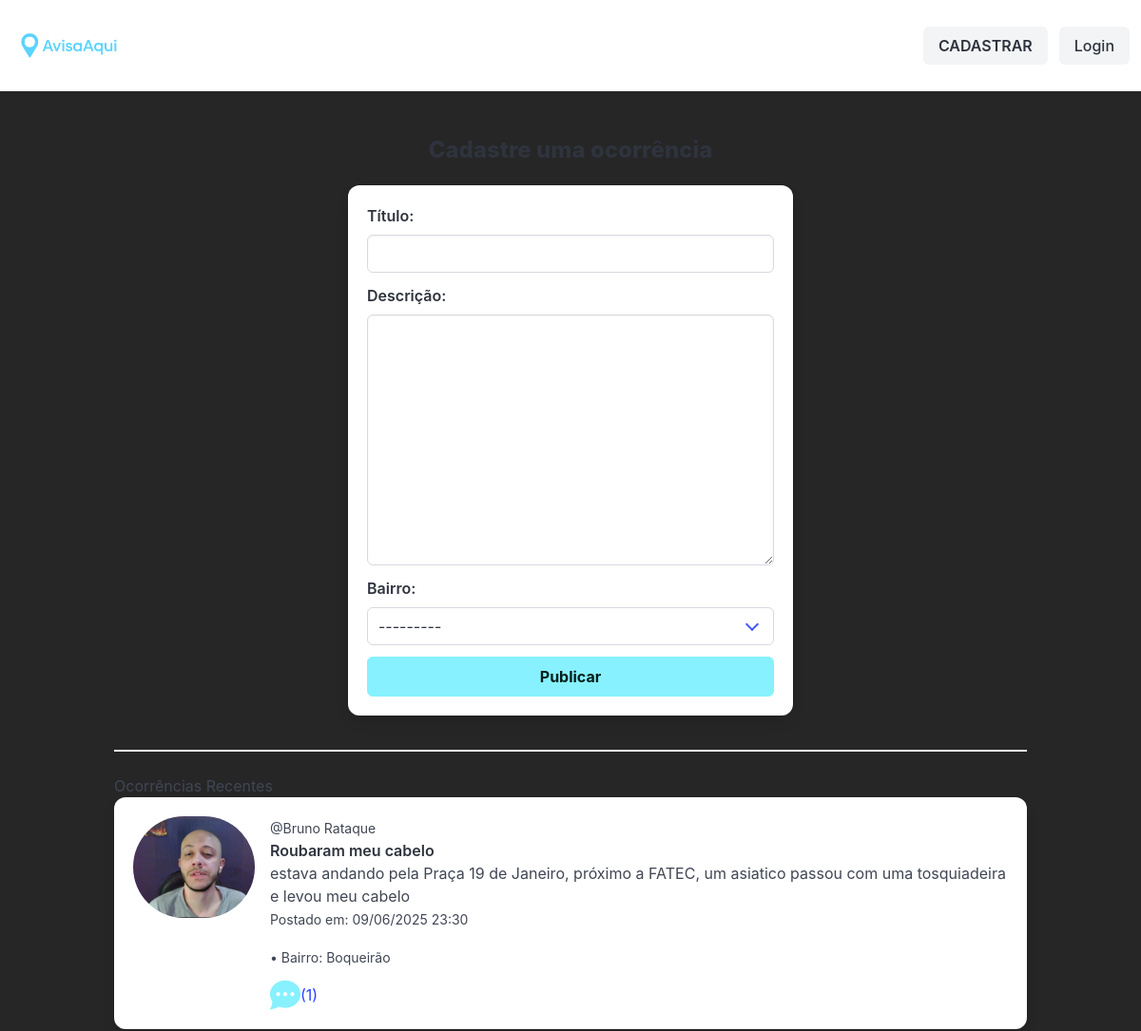
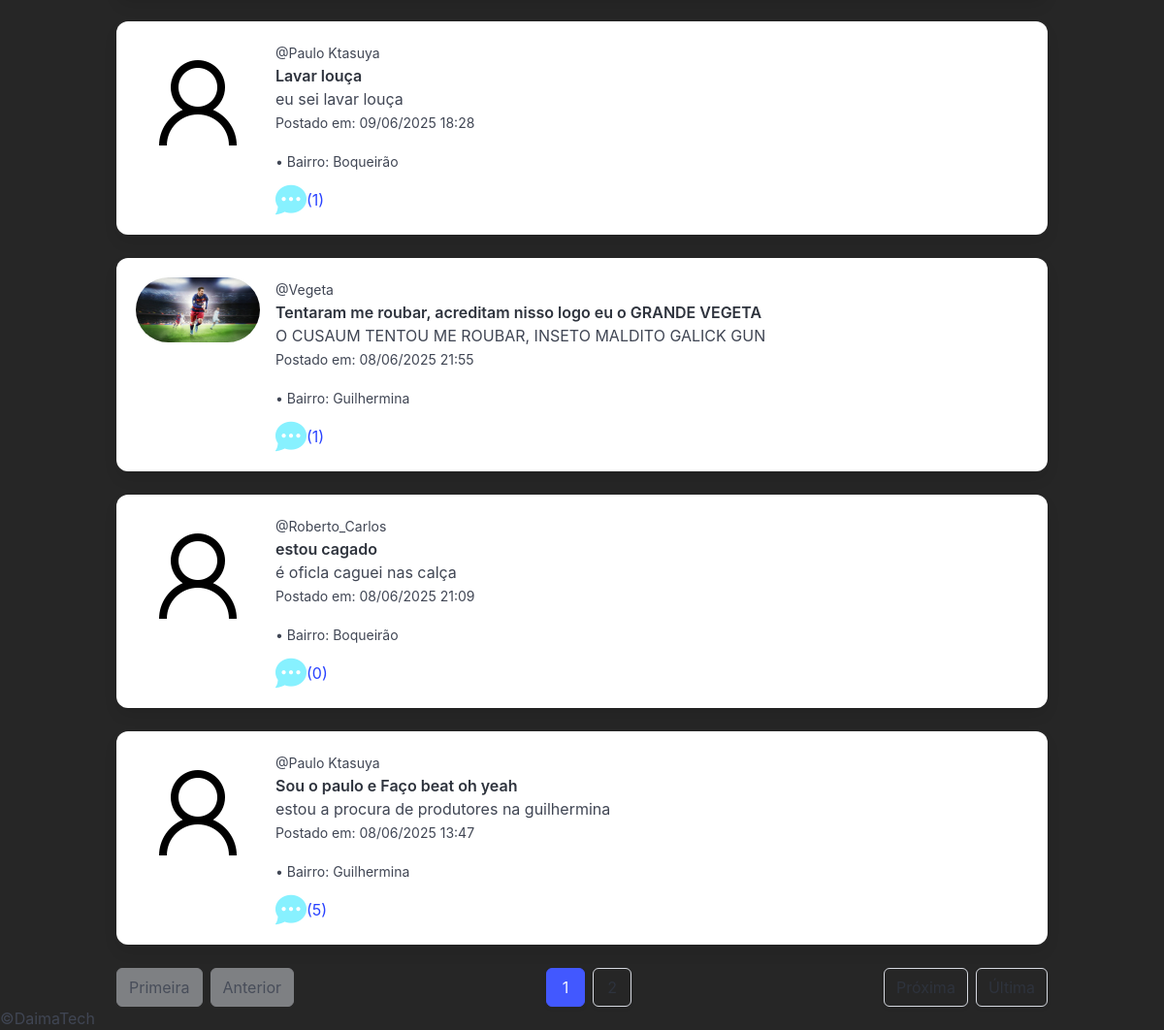
/, run on an earlier commit of the app's database (2 pictures, top to bottom).
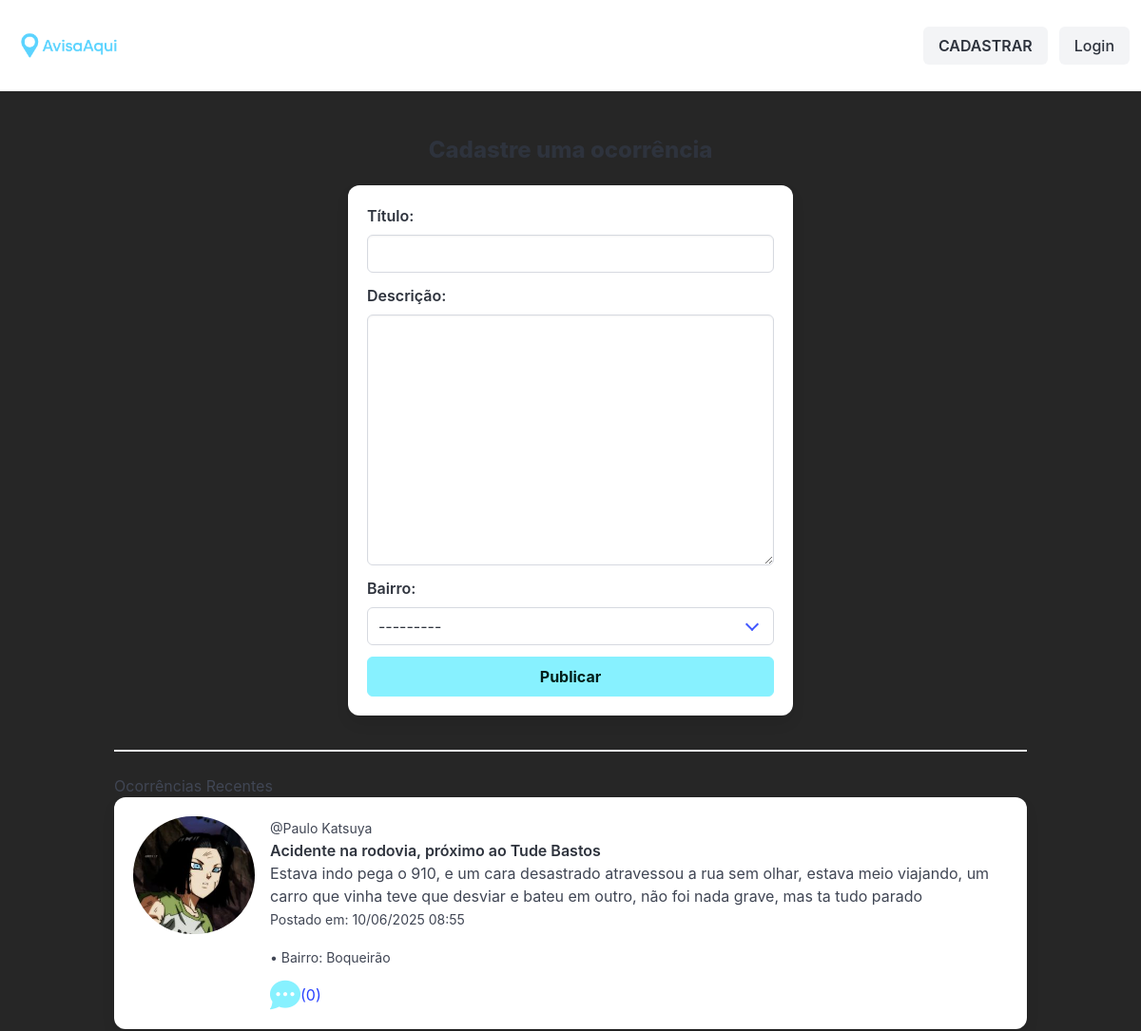
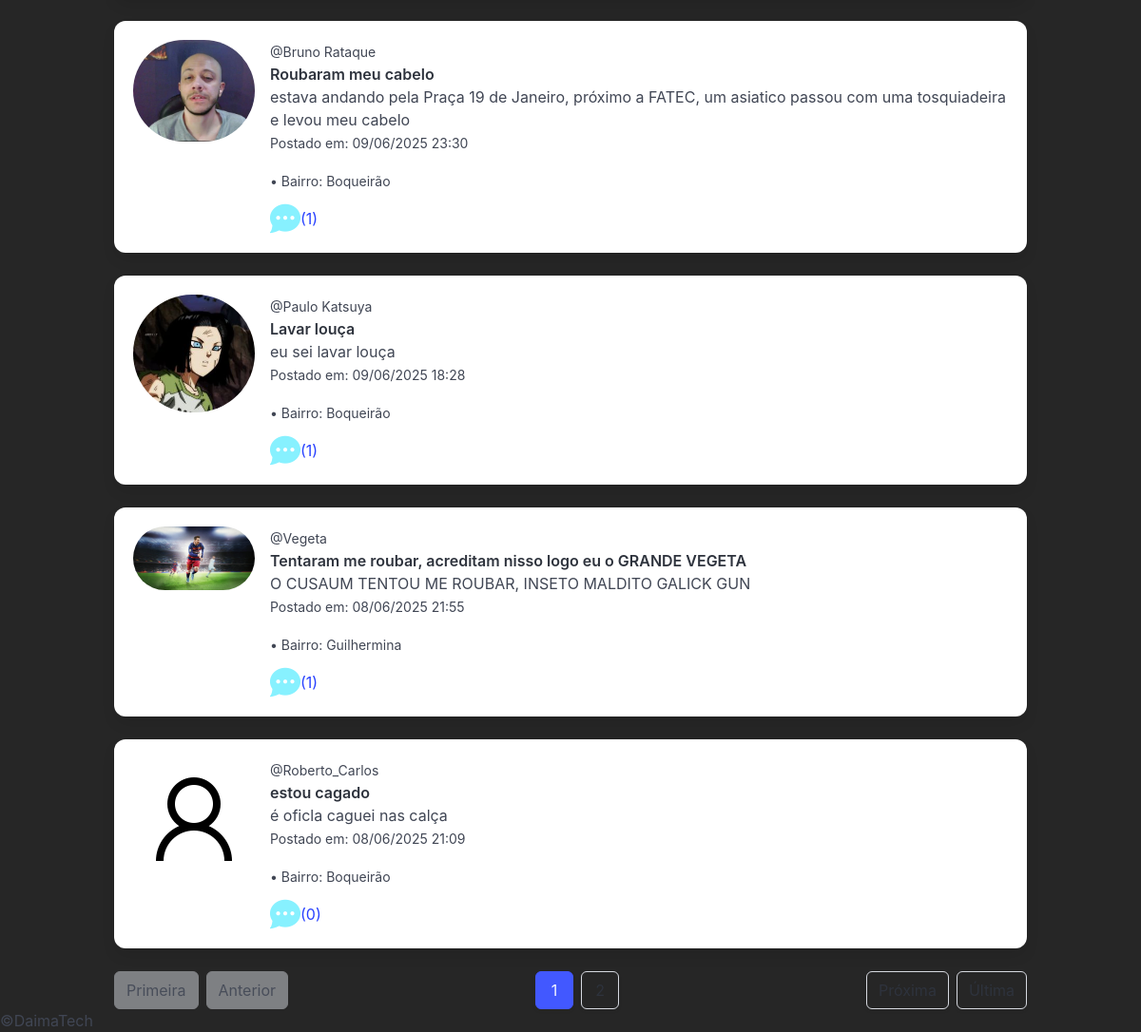
And on a later commit of the database (2 pictures, top to bottom).
### appHome/models.py (models this page shows, shortened)
class Ocorrencia(models.Model):
    usuario = models.ForeignKey(Usuario, on_delete=models.CASCADE, related_name='ocorrencias')
    titulo = models.CharField(max_length=120)
    descricao = models.TextField()
    bairro = models.ForeignKey(Bairro, on_delete=models.CASCADE,  related_name='bairros')
    data_ocorrencia = models.DateTimeField(auto_now_add=True)

class Usuario(models.Model):
    nome_usuario = models.CharField(max_length=45, unique=True)
    email = models.CharField(max_length=120, unique=True)
    senha = models.CharField(max_length=25)
    foto = models.ImageField(upload_to='fotos_usuarios/', blank=True, null=True)
    descricao = models.TextField(blank=True)

class Bairro(models.Model):
    nome = models.CharField(max_length=60)
    def __str__(self):
        return self.nome

### appHome/views.py (the view, shortened to what this page needs)
# urls.py: path('', views.home, name='home'),
def home(request):
    usuario_logado = None
    if 'email' in request.session:
        try:
            usuario_logado = Usuario.objects.get(email=request.session['email'])
        except Usuario.DoesNotExist:
            request.session.flush()
    form_ocorrencia = OcorrenciaForm()
    todas_ocorrencias = Ocorrencia.objects.all().order_by('-data_ocorrencia')
    paginator = Paginator(todas_ocorrencias, 5)
    page = request.GET.get('page')
    try:
        ocorrencias = paginator.page(page)
    except PageNotAnInteger:
        ocorrencias = paginator.page(1)
    except EmptyPage:
        ocorrencias = paginator.page(paginator.num_pages)
    dados = {
        'form_ocorrencia': form_ocorrencia,
        'ocorrencias': ocorrencias,
        'usuario_logado': usuario_logado
    }
    return render(request, "home.html", dados)

### appHome/forms.py
class OcorrenciaForm(forms.ModelForm):
    class Meta:
        model = Ocorrencia
        fields = ('titulo', 'descricao', 'bairro')
        widgets = {
            'titulo' : forms.TextInput(attrs={'class': 'input'}),
            'descricao': forms.Textarea(attrs={'class': 'textarea'}),
        }

### appHome/templates/home.html (shortened to what the changed rows need)
{% extends 'template.html' %}
{% load tz %}
{% load static %}
{% load widget_tweaks %}
{% block conteudo %}
    <div class="container">
        <div class="columns is-centered">
            <div class="column is-half">
                <h2 class="title is-4 has-text-centered mt-6">Cadastre uma ocorrência</h2>
            </div>
        </div>
        <h2>Ocorrências Recentes</h2>
        <div id="ocorrencias-container">
            {% for ocorrencia in ocorrencias %}
                <div class="box mb-5">
                    <article class="media">
                        <div class="media-left">
                            <figure class="image is-128x128">
                                {% if ocorrencia.usuario.foto %}
                                    <img class="is-rounded" src="{{ ocorrencia.usuario.foto.url }}" alt="Foto de perfil de {{ ocorrencia.usuario.nome_usuario }}">
                                {% else %}
                                    <img class="is-rounded has-background-white" src="{% static 'img/icon-user.png' %}" alt="Foto padrão">
                                {% endif %}
                            </figure>
                        </div>
                        <div class="media-content">
                            <div class="content">
                                <small>@{{ ocorrencia.usuario.nome_usuario }}</small>
                                <p>
                                    <strong>{{ ocorrencia.titulo }}</strong>
                                    <br>
                                    {{ ocorrencia.descricao|linebreaksbr }}
                                    <br>
                                    <small>Postado em: {{ ocorrencia.data_ocorrencia|localtime|date:"d/m/Y H:i" }}</small>
                                </p>
                                {% if ocorrencia.bairro %}
                                    <small>&bull; Bairro: {{ ocorrencia.bairro.nome }}</small>
                                {% endif %}
                            </div>
                            <nav class="level is-mobile">
                                <div class="level-left">
                                    <a class="level-item comentarios-btn" data-ocorrencia-id="{{ ocorrencia.id }}">
                                        <span class="icon is-medium">
                                            <img src="{% static 'img/chat_azul.png' %}" alt="Ícone de chat">
                                        </span>
                                        <span>  ({{ ocorrencia.comentarios.count }})</span>
                                    </a>
                                </div>
                            </nav>
                        </div>
                    </article>
                </div>
            {% empty %}
                <p class="has-text-centered is-size-5">Nenhuma ocorrência encontrada ainda. Seja o primeiro a postar!</p>
            {% endfor %}
        </div>
        {% if ocorrencias.has_other_pages %}
            <nav class="pagination is-centered" role="navigation" aria-label="pagination">
                <ul class="pagination-list">
                    {% for i in ocorrencias.paginator.page_range %}
                        {% if ocorrencias.number == i %}
                            <li><a class="pagination-link is-current" aria-label="Page {{ i }}" aria-current="page">{{ i }}</a></li>
                        {% else %}
                            <li><a class="pagination-link" href="?page={{ i }}" aria-label="Go to page {{ i }}">{{ i }}</a></li>
                        {% endif %}
                    {% endfor %}
                </ul>
            </nav>
        {% endif %}
    </div>
{% endblock %}

What changed in the data, as far as the page shows it:
no longer on this page (row unchanged): Ocorrencia: usuario.nome_usuario "Paulo Ktasuya", titulo "Sou o paulo e Faço beat oh yeah", descricao "estou a procura de produtores na guilhermina", data_ocorrencia "08/06/2025 13:47", bairro.nome "Guilhermina", comentarios.count "5"
added Ocorrencia: usuario.foto (picture), usuario.nome_usuario "Paulo Katsuya", titulo "Acidente na rodovia, próximo ao Tude Bastos", descricao "Estava indo pega o 910, e um cara desastrado atravessou a rua sem olhar, estava meio viajando, um carro que vinha teve que desviar e bateu em outro, não foi nada grave, mas ta tudo parado", data_ocorrencia "10/06/2025 08:55", bairro.nome "Boqueirão", comentarios.count "0"
changed through a linked row, Ocorrencia "Lavar louça": usuario.foto: picture added; usuario.nome_usuario "Paulo Ktasuya" → "Paulo Katsuya"; foto: picture removed
